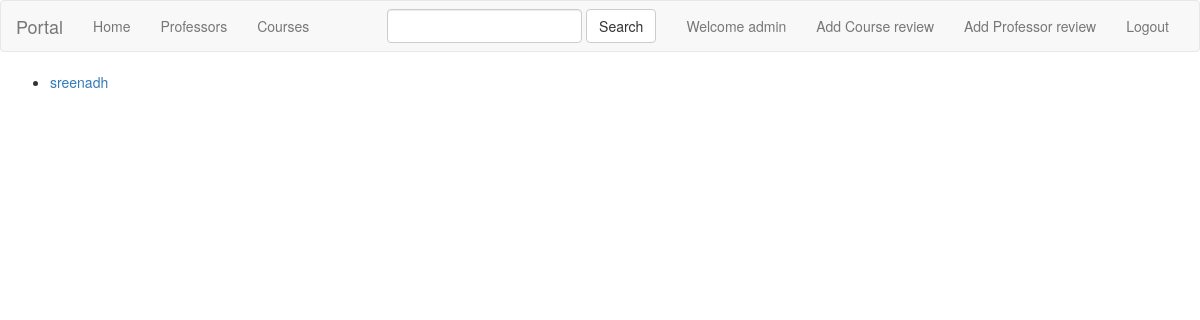
Page /professors/ (signed in) on the earlier database version.
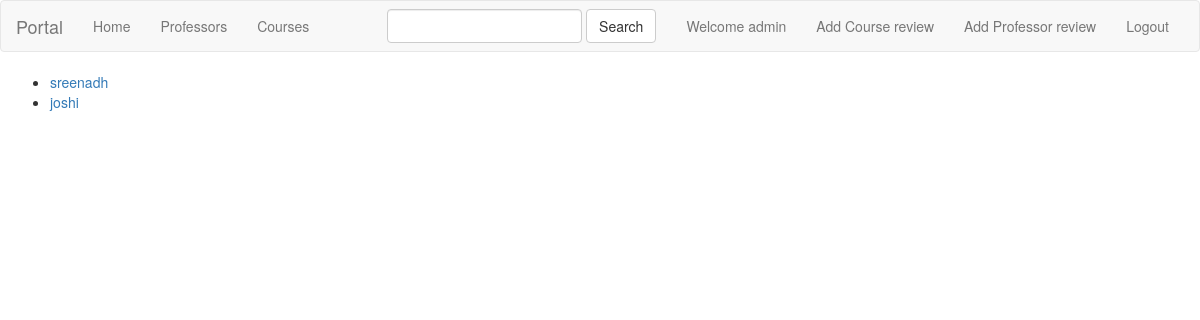
Same page on the later database version.
### professors/models.py (models this page shows, shortened)
class Professor(models.Model):
    name = models.CharField(max_length=100)
    age = models.IntegerField()
    department = models.CharField(max_length=100)

### professors/views.py (the view)
class IndexView(generic.ListView):
    template_name = 'professors/index.html'
    context_object_name = 'all_profs'
    def get_queryset(self):
        return Professor.objects.all()

### professors/templates/professors/index.html
{% extends 'root/base.html' %}
{% block body %}
<ul>
    {% for prof in all_profs %}
        <li><a href="{% url 'professors:detail' prof.id %}"> {{ prof.name }} </a></li>
    {% endfor %}
</ul>
{% endblock %}

Differences in the rows shown:
added Professor: name "joshi"
